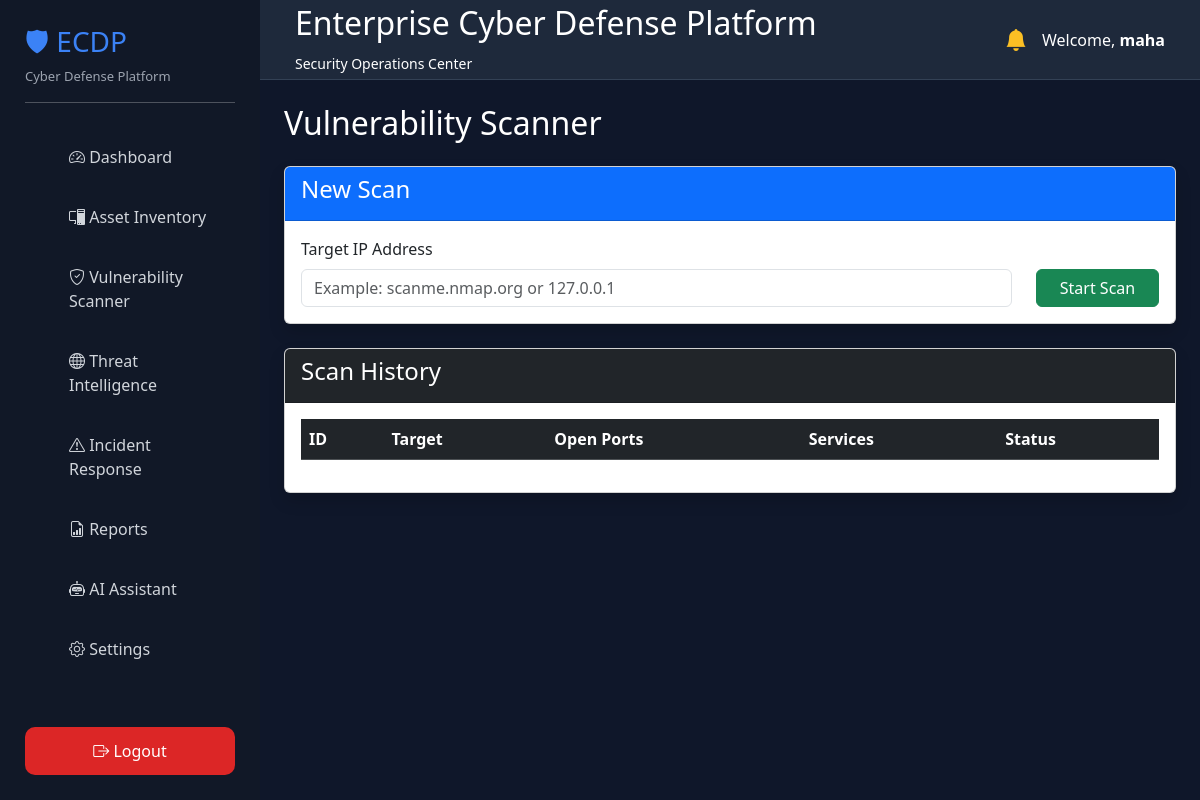
Page /scanner (signed in) on the earlier database version.
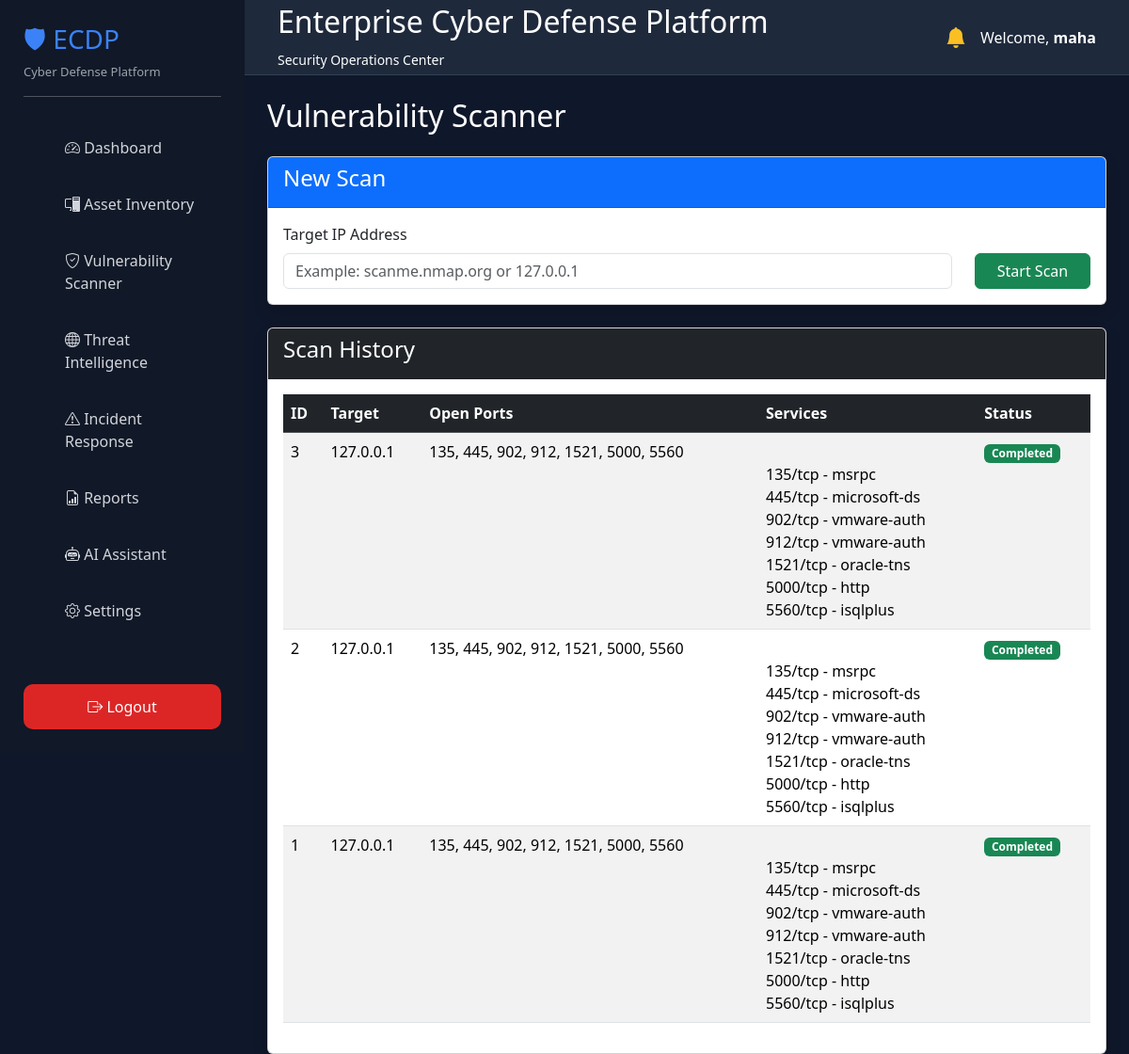
Same page on the later database version.
### models/user.py (models this page shows, shortened)
class User(UserMixin, db.Model):
    __tablename__ = "users"
    id = db.Column(db.Integer, primary_key=True)
    username = db.Column(
        db.String(100),
        unique=True,
        nullable=False
    )
    email = db.Column(
        db.String(120),
        unique=True,
        nullable=False
    )
    password_hash = db.Column(
        db.String(255),
        nullable=False
    )
    role = db.Column(
        db.String(20),
        default="Analyst"
    )

### models/scan.py (models this page shows, shortened)
class Scan(db.Model):
    __tablename__ = "scans"
    id = db.Column(db.Integer, primary_key=True)
    target = db.Column(db.String(100), nullable=False)
    scan_date = db.Column(db.DateTime, server_default=db.func.now())
    open_ports = db.Column(db.Text)
    services = db.Column(db.Text)
    status = db.Column(db.String(20), default="Completed")

### routes/scanner.py (the view, shortened to what this page needs)
@scanner_bp.route("/scanner", methods=["GET", "POST"])
@login_required
def scanner():
    form = ScanForm()
    scans = Scan.query.order_by(Scan.id.desc()).all()
    return render_template(
        "scanner.html",
        form=form,
        scans=scans
    )

### forms/scan_form.py
class ScanForm(FlaskForm):
    target = StringField(
        "Target IP Address",
        validators=[
            DataRequired(),
            IPAddress(ipv4=True)
        ]
    )
    submit = SubmitField("Start Scan")

### models/user.py (called while the page is built)
@login_manager.user_loader
def load_user(user_id):
    return User.query.get(int(user_id))

### templates/scanner.html (shortened to what this page needs)
{% extends "base.html" %}
{% block content %}
<div class="container mt-4">
    <h2 class="mb-4">
        Vulnerability Scanner
    </h2>
    <div class="card shadow mb-4">
        <div class="card-header bg-primary text-white">
            <h4>New Scan</h4>
        </div>
        <div class="card-body">
            <form method="POST">
                <div class="row">
                    <div class="col-md-10">
                        {{ form.target.label(class="form-label") }}
                        {{ form.target(
                        class="form-control",
                        placeholder="Example: scanme.nmap.org or 127.0.0.1"
                        ) }}
                    </div>
                    <div class="col-md-2 d-flex align-items-end">
                        {{ form.submit(class="btn btn-success w-100") }}
                    </div>
                </div>
            </form>
        </div>
    </div>
    <div class="card shadow">
        <div class="card-header bg-dark text-white">
            <h4>Scan History</h4>
        </div>
        <div class="card-body">
            <table class="table table-striped table-hover">
                <thead class="table-dark">
                    <tr>
                        <th>ID</th>
                        <th>Target</th>
                        <th>Open Ports</th>
                        <th>Services</th>
                        <th>Status</th>
                    </tr>
                </thead>
                <tbody>
                    {% for scan in scans %}
                    <tr>
                        <td>{{ scan.id }}</td>
                        <td>{{ scan.target }}</td>
                        <td>{{ scan.open_ports }}</td>
                        <td style="white-space: pre-line;">
                            {{ scan.services }}
                        </td>
                        <td>
                            {% if scan.status == "Completed" %}
                            <span class="badge bg-success">
                                Completed
                            </span>
                            {% elif scan.status == "Host Down" %}
                            <span class="badge bg-warning text-dark">
                                Host Down
                            </span>
                            {% else %}
                            <span class="badge bg-danger">
                                Error
                            </span>
                            {% endif %}
                        </td>
                    </tr>
                    {% endfor %}
                </tbody>
            </table>
        </div>
    </div>
</div>
{% endblock %}

### templates/base.html (shortened to what this page needs)
<!DOCTYPE html>
<html lang="en">
<head>
    <link href="https://cdn.jsdelivr.net/npm/bootstrap@5.3.3/dist/css/bootstrap.min.css" rel="stylesheet">
    <link href="https://cdn.jsdelivr.net/npm/bootstrap-icons@1.11.3/font/bootstrap-icons.css" rel="stylesheet">
    <link rel="stylesheet" href="{{ url_for('static', filename='css/style.css') }}">
</head>
<body>
    {% include 'components/sidebar.html' %}
    <div class="content">
        {% include 'components/navbar.html' %}
        <div class="container-fluid mt-4">
            {% block content %}
            {% endblock %}
        </div>
    </div>
</body>
</html>

### templates/components/sidebar.html
<div class="sidebar">
    <div class="logo">
        <h3>🛡 ECDP</h3>
        <p>Cyber Defense Platform</p>
    </div>
    <hr>
    <ul class="menu">
        <li>
            <a href="{{ url_for('dashboard') }}">
                <i class="bi bi-speedometer2"></i>
                Dashboard
            </a>
        </li>
        <li>
            <a href="{{ url_for('assets.assets') }}">
                <i class="bi bi-pc-display"></i>
                Asset Inventory
            </a>
        </li>
        <li>
            <a href="{{ url_for('scanner.scanner') }}">
                <i class="bi bi-shield-check"></i>
                Vulnerability Scanner
            </a>
        </li>
        <li>
            <a href="#">
                <i class="bi bi-globe"></i>
                Threat Intelligence
            </a>
        </li>
        <li>
            <a href="#">
                <i class="bi bi-exclamation-triangle"></i>
                Incident Response
            </a>
        </li>
        <li>
            <a href="#">
                <i class="bi bi-file-earmark-bar-graph"></i>
                Reports
            </a>
        </li>
        <li>
            <a href="#">
                <i class="bi bi-robot"></i>
                AI Assistant
            </a>
        </li>
        <li>
            <a href="#">
                <i class="bi bi-gear"></i>
                Settings
            </a>
        </li>
    </ul>
    <div class="logout">
        <a href="{{ url_for('auth.logout') }}">
            <i class="bi bi-box-arrow-right"></i>
            Logout
        </a>
    </div>
</div>

### templates/components/navbar.html
<nav class="navbar-custom">
    <div>
        <h2>Enterprise Cyber Defense Platform</h2>
        <small>Security Operations Center</small>
    </div>
    <div class="user-info">
        <i class="bi bi-bell-fill notification"></i>
        <span>
            Welcome,
            <strong>{{ current_user.username }}</strong>
        </span>
    </div>
</nav>

### static/css/style.css (style rules this page uses)
* { margin: 0; padding: 0; box-sizing: border-box; font-family: Segoe UI, Arial, sans-serif; }
body { background: #0f172a; color: #fff; }
.sidebar { position: fixed; left: 0; top: 0; width: 260px; height: 100vh; background: #111827; padding: 25px; }
.logo h3 { color: #3b82f6; font-size: 28px; }
.logo p { color: #9ca3af; font-size: 13px; }
.menu { list-style: none; margin-top: 30px; }
.menu li { margin: 12px 0; }
.menu a { color: #d1d5db; text-decoration: none; display: block; padding: 12px; border-radius: 10px; transition: .3s; }
.logout { position: absolute; bottom: 25px; width: 210px; }
.logout a { display: block; text-decoration: none; color: white; background: #dc2626; padding: 12px; text-align: center; border-radius: 10px; }
.content { margin-left: 260px; }
.navbar-custom { height: 80px; background: #1e293b; display: flex; justify-content: space-between; align-items: center; padding: 0 35px; border-bottom: 1px solid #334155; }
.user-info { display: flex; align-items: center; gap: 15px; }
.notification { color: #fbbf24; font-size: 22px; }

Differences in the rows shown:
added Scan: id "3", target "127.0.0.1", open_ports "135, 445, 902, 912, 1521, 5000, 5560", services "135/tcp - msrpc 445/tcp - microsoft-ds 902/tcp - vmware-auth 912/tcp - vmware-auth 1521/tcp - oracle-tns 5000/tcp - http 5560/tcp - isqlplus", status "Completed"
added Scan: id "2", target "127.0.0.1", open_ports "135, 445, 902, 912, 1521, 5000, 5560", services "135/tcp - msrpc 445/tcp - microsoft-ds 902/tcp - vmware-auth 912/tcp - vmware-auth 1521/tcp - oracle-tns 5000/tcp - http 5560/tcp - isqlplus", status "Completed"
added Scan: id "1", target "127.0.0.1", open_ports "135, 445, 902, 912, 1521, 5000, 5560", services "135/tcp - msrpc 445/tcp - microsoft-ds 902/tcp - vmware-auth 912/tcp - vmware-auth 1521/tcp - oracle-tns 5000/tcp - http 5560/tcp - isqlplus", status "Completed"
